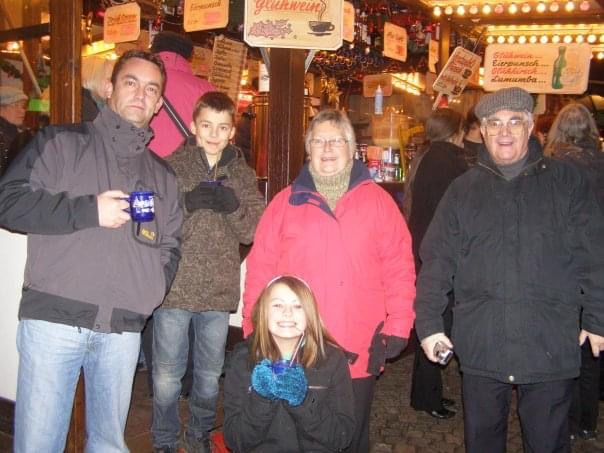
#> input picture Face_Detection/Data/family_old.jpeg, 604 x 453 px, found by its file name
$ jupyter execute Face_Detection.ipynb   (shell and % lines are left out)
#> lines starting #> are read from the running program, lines starting #| are printed output that depends on the picture
[cell 1]
import cv2
from cv2 import CascadeClassifier
from matplotlib.patches import Rectangle
import matplotlib.pyplot as plt

[cell 2]
image = plt.imread('/Users/jakemaund/Desktop/Applied_Machine_Learning/Data/family_old.jpeg')
#> image is the input picture: shape (453, 604, 3); mean R, G, B 132.3, 99.8, 93.7
fig, ax = plt.subplots(figsize=(12, 8), subplot_kw={'xticks': [], 'yticks':[]})
ax.imshow(image)

model = CascadeClassifier(cv2.data.haarcascades + 'haarcascade_frontalface_default.xml')

faces = model.detectMultiScale(image, minNeighbors=10) # default=3, increasing means stricter face detection.
#> faces = [[191, 109, 46, 46], [302, 120, 56, 56], [260, 286, 55, 55], [477, 102, 58, 58], [112, 63, 60, 60]]

for face in faces:
    x, y, w, h = face
    rect = Rectangle((x, y), w, h, color='red', fill=False, lw=2)
    ax.add_patch(rect)
#> this loop made 5 passes
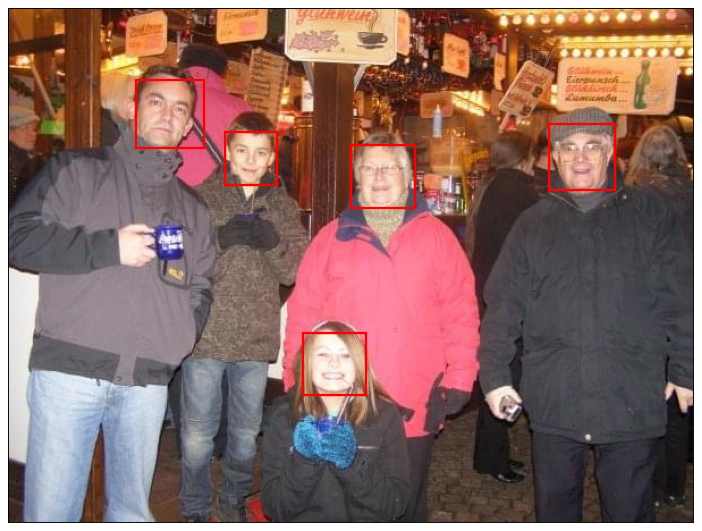
#> figure drawn by matplotlib, 1 panel
